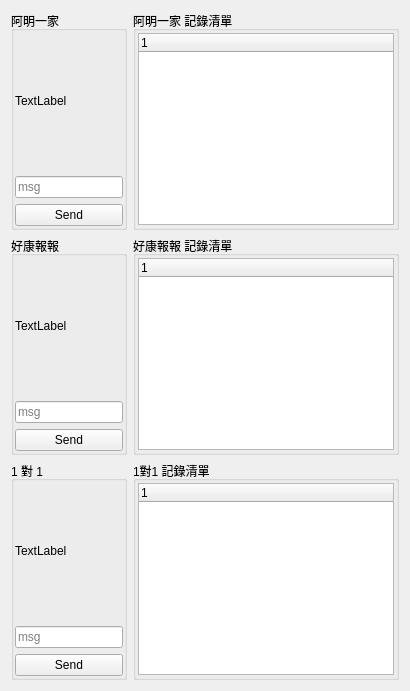
      <widget class="QWidget" name="page_line_notify">
       <layout class="QGridLayout" name="gridLayout_8">
        <item row="0" column="0">
         <widget class="QGroupBox" name="groupBox_22">
          <property name="title">
           <string>阿明一家</string>
          </property>
          <layout class="QVBoxLayout" name="verticalLayout_26">
           <property name="leftMargin">
            <number>1</number>
           </property>
           <property name="topMargin">
            <number>1</number>
           </property>
           <property name="rightMargin">
            <number>1</number>
           </property>
           <property name="bottomMargin">
            <number>1</number>
           </property>
           <item>
            <widget class="QLabel" name="line_notify_ming_msg">
             <property name="text">
              <string>TextLabel</string>
             </property>
            </widget>
           </item>
           <item>
            <widget class="QLineEdit" name="line_notify_ming">
             <property name="cursor">
              <cursorShape>PointingHandCursor</cursorShape>
             </property>
             <property name="placeholderText">
              <string>msg</string>
             </property>
            </widget>
           </item>
           <item>
            <widget class="QPushButton" name="btn_send_line_notify_2">
             <property name="cursor">
              <cursorShape>PointingHandCursor</cursorShape>
             </property>
             <property name="text">
              <string>Send</string>
             </property>
             <property name="icon">
              <iconset>
               <normaloff>../../money_manager/icon/icons8-mail-48.png</normaloff>../../money_manager/icon/icons8-mail-48.png</iconset>
             </property>
            </widget>
           </item>
          </layout>
         </widget>
        </item>
        <item row="1" column="1">
         <widget class="QGroupBox" name="groupBox_25">
          <property name="title">
           <string>好康報報 記錄清單</string>
          </property>
          <layout class="QVBoxLayout" name="verticalLayout_27">
           <property name="leftMargin">
            <number>2</number>
           </property>
           <property name="topMargin">
            <number>2</number>
           </property>
           <property name="rightMargin">
            <number>2</number>
           </property>
           <property name="bottomMargin">
            <number>2</number>
           </property>
           <item>
            <widget class="QTreeWidget" name="treeWidget_2">
             <column>
              <property name="text">
               <string notr="true">1</string>
              </property>
             </column>
            </widget>
           </item>
          </layout>
         </widget>
        </item>
        <item row="2" column="1">
         <widget class="QGroupBox" name="groupBox_26">
          <property name="title">
           <string>1對1 記錄清單</string>
          </property>
          <layout class="QVBoxLayout" name="verticalLayout_25">
           <property name="leftMargin">
            <number>2</number>
           </property>
           <property name="topMargin">
            <number>2</number>
           </property>
           <property name="rightMargin">
            <number>2</number>
           </property>
           <property name="bottomMargin">
            <number>2</number>
           </property>
           <item>
            <widget class="QTreeWidget" name="treeWidget_3">
             <column>
              <property name="text">
               <string notr="true">1</string>
              </property>
             </column>
            </widget>
           </item>
          </layout>
         </widget>
        </item>
        <item row="2" column="0">
         <widget class="QGroupBox" name="groupBox_24">
          <property name="title">
           <string>1 對 1</string>
          </property>
          <layout class="QVBoxLayout" name="verticalLayout">
           <property name="leftMargin">
            <number>1</number>
           </property>
           <property name="topMargin">
            <number>1</number>
           </property>
           <property name="rightMargin">
            <number>1</number>
           </property>
           <property name="bottomMargin">
            <number>1</number>
           </property>
           <item>
            <widget class="QLabel" name="line_notify_msg">
             <property name="text">
              <string>TextLabel</string>
             </property>
            </widget>
           </item>
           <item>
            <widget class="QLineEdit" name="line_notify">
             <property name="cursor">
              <cursorShape>PointingHandCursor</cursorShape>
             </property>
             <property name="placeholderText">
              <string>msg</string>
             </property>
            </widget>
           </item>
           <item>
            <widget class="QPushButton" name="btn_send_line_notify">
             <property name="cursor">
              <cursorShape>PointingHandCursor</cursorShape>
             </property>
             <property name="text">
              <string>Send</string>
             </property>
             <property name="icon">
              <iconset>
               <normaloff>../../money_manager/icon/icons8-mail-48.png</normaloff>../../money_manager/icon/icons8-mail-48.png</iconset>
             </property>
            </widget>
           </item>
          </layout>
         </widget>
        </item>
        <item row="1" column="0">
         <widget class="QGroupBox" name="groupBox_23">
          <property name="title">
           <string>好康報報</string>
          </property>
          <layout class="QVBoxLayout" name="verticalLayout_24">
           <property name="leftMargin">
            <number>1</number>
           </property>
           <property name="topMargin">
            <number>1</number>
           </property>
           <property name="rightMargin">
            <number>1</number>
           </property>
           <property name="bottomMargin">
            <number>1</number>
           </property>
           <item>
            <widget class="QLabel" name="line_notify_goods_msg">
             <property name="text">
              <string>TextLabel</string>
             </property>
            </widget>
           </item>
           <item>
            <widget class="QLineEdit" name="line_notify_goods">
             <property name="cursor">
              <cursorShape>PointingHandCursor</cursorShape>
             </property>
             <property name="placeholderText">
              <string>msg</string>
             </property>
            </widget>
           </item>
           <item>
            <widget class="QPushButton" name="btn_send_line_notify_3">
             <property name="cursor">
              <cursorShape>PointingHandCursor</cursorShape>
             </property>
             <property name="text">
              <string>Send</string>
             </property>
             <property name="icon">
              <iconset>
               <normaloff>../../money_manager/icon/icons8-mail-48.png</normaloff>../../money_manager/icon/icons8-mail-48.png</iconset>
             </property>
            </widget>
           </item>
          </layout>
         </widget>
        </item>
        <item row="0" column="1">
         <widget class="QGroupBox" name="groupBox_27">
          <property name="title">
           <string>阿明一家 記錄清單</string>
          </property>
          <layout class="QVBoxLayout" name="verticalLayout_28">
           <property name="leftMargin">
            <number>2</number>
           </property>
           <property name="topMargin">
            <number>2</number>
           </property>
           <property name="rightMargin">
            <number>2</number>
           </property>
           <property name="bottomMargin">
            <number>2</number>
           </property>
           <item>
            <widget class="QTreeWidget" name="treeWidget">
             <column>
              <property name="text">
               <string notr="true">1</string>
              </property>
             </column>
            </widget>
           </item>
          </layout>
         </widget>
        </item>
       </layout>
      </widget>
